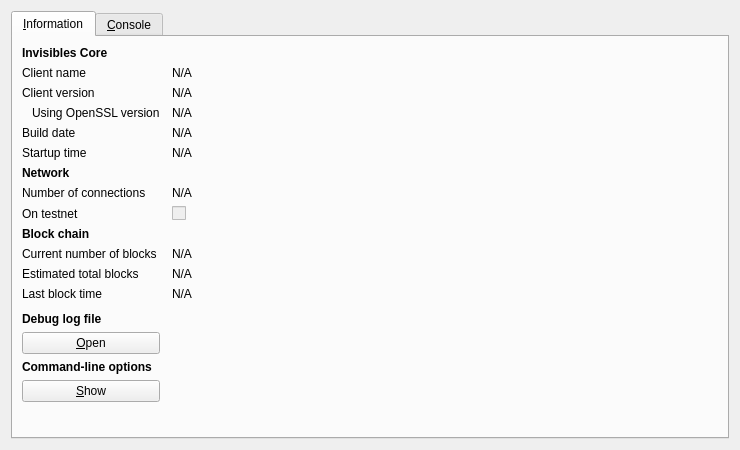
<?xml version="1.0" encoding="UTF-8"?>
<ui version="4.0">
 <class>RPCConsole</class>
 <widget class="QDialog" name="RPCConsole">
  <property name="geometry">
   <rect>
    <x>0</x>
    <y>0</y>
    <width>740</width>
    <height>450</height>
   </rect>
  </property>
  <property name="windowTitle">
   <string>Invisibles - Debug window</string>
  </property>
  <layout class="QVBoxLayout" name="verticalLayout_2">
   <item>
    <widget class="QTabWidget" name="tabWidget">
     <property name="currentIndex">
      <number>0</number>
     </property>
     <widget class="QWidget" name="tab_info">
      <attribute name="title">
       <string>&amp;Information</string>
      </attribute>
      <layout class="QGridLayout" name="gridLayout" columnstretch="0,1">
       <property name="horizontalSpacing">
        <number>12</number>
       </property>
       <item row="0" column="0">
        <widget class="QLabel" name="label_9">
         <property name="font">
          <font>
           <weight>75</weight>
           <bold>true</bold>
          </font>
         </property>
         <property name="text">
          <string>Invisibles Core</string>
         </property>
        </widget>
       </item>
       <item row="1" column="0">
        <widget class="QLabel" name="label_5">
         <property name="text">
          <string>Client name</string>
         </property>
        </widget>
       </item>
       <item row="1" column="1">
        <widget class="QLabel" name="clientName">
         <property name="cursor">
          <cursorShape>IBeamCursor</cursorShape>
         </property>
         <property name="text">
          <string>N/A</string>
         </property>
         <property name="textFormat">
          <enum>Qt::PlainText</enum>
         </property>
         <property name="textInteractionFlags">
          <set>Qt::LinksAccessibleByMouse|Qt::TextSelectableByKeyboard|Qt::TextSelectableByMouse</set>
         </property>
        </widget>
       </item>
       <item row="2" column="0">
        <widget class="QLabel" name="label_6">
         <property name="text">
          <string>Client version</string>
         </property>
        </widget>
       </item>
       <item row="2" column="1">
        <widget class="QLabel" name="clientVersion">
         <property name="cursor">
          <cursorShape>IBeamCursor</cursorShape>
         </property>
         <property name="text">
          <string>N/A</string>
         </property>
         <property name="textFormat">
          <enum>Qt::PlainText</enum>
         </property>
         <property name="textInteractionFlags">
          <set>Qt::LinksAccessibleByMouse|Qt::TextSelectableByKeyboard|Qt::TextSelectableByMouse</set>
         </property>
        </widget>
       </item>
       <item row="3" column="0">
        <widget class="QLabel" name="label_14">
         <property name="text">
          <string>Using OpenSSL version</string>
         </property>
         <property name="indent">
          <number>10</number>
         </property>
        </widget>
       </item>
       <item row="3" column="1">
        <widget class="QLabel" name="openSSLVersion">
         <property name="cursor">
          <cursorShape>IBeamCursor</cursorShape>
         </property>
         <property name="text">
          <string>N/A</string>
         </property>
         <property name="textFormat">
          <enum>Qt::PlainText</enum>
         </property>
         <property name="textInteractionFlags">
          <set>Qt::LinksAccessibleByMouse|Qt::TextSelectableByKeyboard|Qt::TextSelectableByMouse</set>
         </property>
        </widget>
       </item>
       <item row="4" column="0">
        <widget class="QLabel" name="label_12">
         <property name="text">
          <string>Build date</string>
         </property>
        </widget>
       </item>
       <item row="4" column="1">
        <widget class="QLabel" name="buildDate">
         <property name="cursor">
          <cursorShape>IBeamCursor</cursorShape>
         </property>
         <property name="text">
          <string>N/A</string>
         </property>
         <property name="textFormat">
          <enum>Qt::PlainText</enum>
         </property>
         <property name="textInteractionFlags">
          <set>Qt::LinksAccessibleByMouse|Qt::TextSelectableByKeyboard|Qt::TextSelectableByMouse</set>
         </property>
        </widget>
       </item>
       <item row="5" column="0">
        <widget class="QLabel" name="label_13">
         <property name="text">
          <string>Startup time</string>
         </property>
        </widget>
       </item>
       <item row="5" column="1">
        <widget class="QLabel" name="startupTime">
         <property name="cursor">
          <cursorShape>IBeamCursor</cursorShape>
         </property>
         <property name="text">
          <string>N/A</string>
         </property>
         <property name="textFormat">
          <enum>Qt::PlainText</enum>
         </property>
         <property name="textInteractionFlags">
          <set>Qt::LinksAccessibleByMouse|Qt::TextSelectableByKeyboard|Qt::TextSelectableByMouse</set>
         </property>
        </widget>
       </item>
       <item row="6" column="0">
        <widget class="QLabel" name="label_11">
         <property name="font">
          <font>
           <weight>75</weight>
           <bold>true</bold>
          </font>
         </property>
         <property name="text">
          <string>Network</string>
         </property>
        </widget>
       </item>
       <item row="7" column="0">
        <widget class="QLabel" name="label_7">
         <property name="text">
          <string>Number of connections</string>
         </property>
        </widget>
       </item>
       <item row="7" column="1">
        <widget class="QLabel" name="numberOfConnections">
         <property name="cursor">
          <cursorShape>IBeamCursor</cursorShape>
         </property>
         <property name="text">
          <string>N/A</string>
         </property>
         <property name="textFormat">
          <enum>Qt::PlainText</enum>
         </property>
         <property name="textInteractionFlags">
          <set>Qt::LinksAccessibleByMouse|Qt::TextSelectableByKeyboard|Qt::TextSelectableByMouse</set>
         </property>
        </widget>
       </item>
       <item row="8" column="0">
        <widget class="QLabel" name="label_8">
         <property name="text">
          <string>On testnet</string>
         </property>
        </widget>
       </item>
       <item row="8" column="1">
        <widget class="QCheckBox" name="isTestNet">
         <property name="enabled">
          <bool>false</bool>
         </property>
         <property name="text">
          <string/>
         </property>
        </widget>
       </item>
       <item row="9" column="0">
        <widget class="QLabel" name="label_10">
         <property name="font">
          <font>
           <weight>75</weight>
           <bold>true</bold>
          </font>
         </property>
         <property name="text">
          <string>Block chain</string>
         </property>
        </widget>
       </item>
       <item row="10" column="0">
        <widget class="QLabel" name="label_3">
         <property name="text">
          <string>Current number of blocks</string>
         </property>
        </widget>
       </item>
       <item row="10" column="1">
        <widget class="QLabel" name="numberOfBlocks">
         <property name="cursor">
          <cursorShape>IBeamCursor</cursorShape>
         </property>
         <property name="text">
          <string>N/A</string>
         </property>
         <property name="textFormat">
          <enum>Qt::PlainText</enum>
         </property>
         <property name="textInteractionFlags">
          <set>Qt::LinksAccessibleByMouse|Qt::TextSelectableByKeyboard|Qt::TextSelectableByMouse</set>
         </property>
        </widget>
       </item>
       <item row="11" column="0">
        <widget class="QLabel" name="label_4">
         <property name="text">
          <string>Estimated total blocks</string>
         </property>
        </widget>
       </item>
       <item row="11" column="1">
        <widget class="QLabel" name="totalBlocks">
         <property name="cursor">
          <cursorShape>IBeamCursor</cursorShape>
         </property>
         <property name="text">
          <string>N/A</string>
         </property>
         <property name="textFormat">
          <enum>Qt::PlainText</enum>
         </property>
         <property name="textInteractionFlags">
          <set>Qt::LinksAccessibleByMouse|Qt::TextSelectableByKeyboard|Qt::TextSelectableByMouse</set>
         </property>
        </widget>
       </item>
       <item row="12" column="0">
        <widget class="QLabel" name="label_2">
         <property name="text">
          <string>Last block time</string>
         </property>
        </widget>
       </item>
       <item row="12" column="1">
        <widget class="QLabel" name="lastBlockTime">
         <property name="cursor">
          <cursorShape>IBeamCursor</cursorShape>
         </property>
         <property name="text">
          <string>N/A</string>
         </property>
         <property name="textFormat">
          <enum>Qt::PlainText</enum>
         </property>
         <property name="textInteractionFlags">
          <set>Qt::LinksAccessibleByMouse|Qt::TextSelectableByKeyboard|Qt::TextSelectableByMouse</set>
         </property>
        </widget>
       </item>
       <item row="13" column="0">
        <spacer name="verticalSpacer_2">
         <property name="orientation">
          <enum>Qt::Vertical</enum>
         </property>
         <property name="sizeHint" stdset="0">
          <size>
           <width>20</width>
           <height>20</height>
          </size>
         </property>
        </spacer>
       </item>
       <item row="14" column="0">
        <widget class="QLabel" name="labelDebugLogfile">
         <property name="font">
          <font>
           <weight>75</weight>
           <bold>true</bold>
          </font>
         </property>
         <property name="text">
          <string>Debug log file</string>
         </property>
        </widget>
       </item>
       <item row="15" column="0">
        <widget class="QPushButton" name="openDebugLogfileButton">
         <property name="toolTip">
          <string>Open the Invisibles debug log file from the current data directory. This can take a few seconds for large log files.</string>
         </property>
         <property name="text">
          <string>&amp;Open</string>
         </property>
         <property name="autoDefault">
          <bool>false</bool>
         </property>
        </widget>
       </item>
       <item row="16" column="0">
        <widget class="QLabel" name="labelCLOptions">
         <property name="font">
          <font>
           <weight>75</weight>
           <bold>true</bold>
          </font>
         </property>
         <property name="text">
          <string>Command-line options</string>
         </property>
        </widget>
       </item>
       <item row="17" column="0">
        <widget class="QPushButton" name="showCLOptionsButton">
         <property name="toolTip">
          <string>Show the Invisibles-Qt help message to get a list with possible Invisibles command-line options.</string>
         </property>
         <property name="text">
          <string>&amp;Show</string>
         </property>
         <property name="autoDefault">
          <bool>false</bool>
         </property>
        </widget>
       </item>
       <item row="18" column="0">
        <spacer name="verticalSpacer">
         <property name="orientation">
          <enum>Qt::Vertical</enum>
         </property>
         <property name="sizeHint" stdset="0">
          <size>
           <width>20</width>
           <height>40</height>
          </size>
         </property>
        </spacer>
       </item>
      </layout>
     </widget>
     <widget class="QWidget" name="tab_console">
      <attribute name="title">
       <string>&amp;Console</string>
      </attribute>
      <layout class="QVBoxLayout" name="verticalLayout_3">
       <property name="spacing">
        <number>3</number>
       </property>
       <item>
        <widget class="QTextEdit" name="messagesWidget">
         <property name="minimumSize">
          <size>
           <width>0</width>
           <height>100</height>
          </size>
         </property>
         <property name="readOnly">
          <bool>true</bool>
         </property>
         <property name="tabKeyNavigation" stdset="0">
          <bool>false</bool>
         </property>
         <property name="columnCount" stdset="0">
          <number>2</number>
         </property>
        </widget>
       </item>
       <item>
        <layout class="QHBoxLayout" name="horizontalLayout">
         <property name="spacing">
          <number>3</number>
         </property>
         <item>
          <widget class="QLabel" name="label">
           <property name="text">
            <string notr="true">&gt;</string>
           </property>
          </widget>
         </item>
         <item>
          <widget class="QLineEdit" name="lineEdit"/>
         </item>
         <item>
          <widget class="QPushButton" name="clearButton">
           <property name="maximumSize">
            <size>
             <width>24</width>
             <height>24</height>
            </size>
           </property>
           <property name="toolTip">
            <string>Clear console</string>
           </property>
           <property name="text">
            <string/>
           </property>
           <property name="icon">
            <iconset resource="../invisibles.qrc">
             <normaloff>:/icons/remove</normaloff>:/icons/remove</iconset>
           </property>
           <property name="shortcut">
            <string notr="true">Ctrl+L</string>
           </property>
           <property name="autoDefault">
            <bool>false</bool>
           </property>
          </widget>
         </item>
        </layout>
       </item>
      </layout>
     </widget>
    </widget>
   </item>
  </layout>
 </widget>
 <resources>
  <include location="../invisibles.qrc"/>
 </resources>
 <connections/>
</ui>
